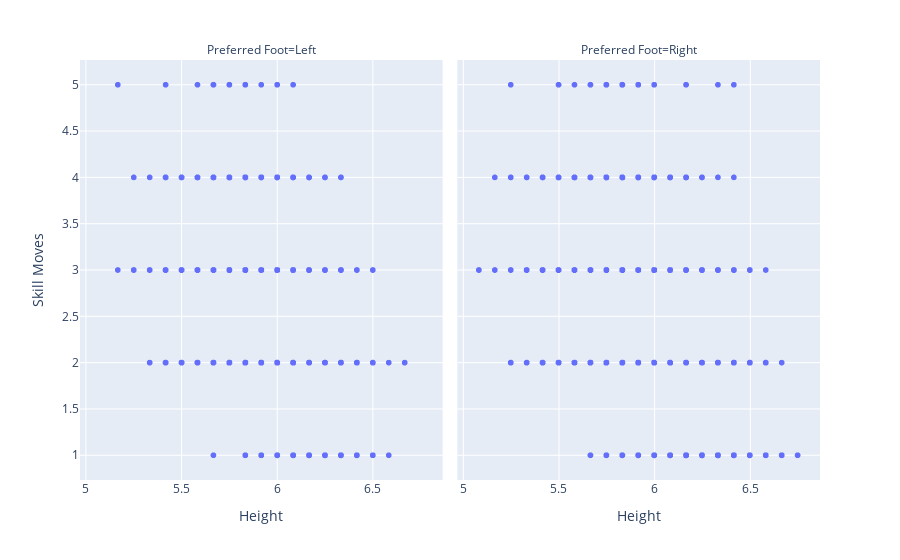

The cell this chart's notebook holds for it:
### Code cell
# Gráfico multipanel que indique la relación altura vs skill moves siendo la variable de panel si es zurdo o es diestro
fig = px.scatter(df, x='Height', y='Skill Moves', facet_col='Preferred Foot')
fig.show()

### Figure 1 — Plotly figure (JSON) as saved in the notebook; plotly's stock layout.template omitted (floating-point values rounded to 4 significant figures; data arrays with more than 128 entries replaced by an {"elided": "..."} marker saying what was removed)
{"data": [{"hovertemplate": "Preferred Foot=Left<br>Height=%{x}<br>Skill Moves=%{y}<extra></extra>", "legendgroup": "", "marker": {"color": "#636efa", "symbol": "circle"}, "mode": "markers", "name": "", "showlegend": false, "type": "scattergl", "x": {"elided": "4211 float values"}, "xaxis": "x", "y": {"elided": "4211 int values"}, "yaxis": "y"}, {"hovertemplate": "Preferred Foot=Right<br>Height=%{x}<br>Skill Moves=%{y}<extra></extra>", "legendgroup": "", "marker": {"color": "#636efa", "symbol": "circle"}, "mode": "markers", "name": "", "showlegend": false, "type": "scattergl", "x": {"elided": "13996 float values"}, "xaxis": "x2", "y": {"elided": "13996 int values"}, "yaxis": "y2"}], "layout": {"annotations": [{"font": {}, "showarrow": false, "text": "Preferred Foot=Left", "x": 0.245, "xanchor": "center", "xref": "paper", "y": 1, "yanchor": "bottom", "yref": "paper"}, {"font": {}, "showarrow": false, "text": "Preferred Foot=Right", "x": 0.755, "xanchor": "center", "xref": "paper", "y": 1, "yanchor": "bottom", "yref": "paper"}], "legend": {"tracegroupgap": 0}, "margin": {"t": 60}, "xaxis": {"anchor": "y", "domain": [0, 0.49], "title": {"text": "Height"}}, "xaxis2": {"anchor": "y2", "domain": [0.51, 1], "matches": "x", "title": {"text": "Height"}}, "yaxis": {"anchor": "x", "domain": [0, 1], "title": {"text": "Skill Moves"}}, "yaxis2": {"anchor": "x2", "domain": [0, 1], "matches": "y", "showticklabels": false}}}
